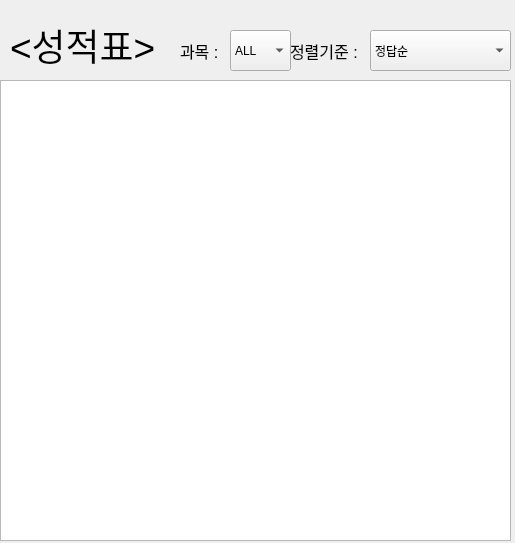
<?xml version="1.0" encoding="UTF-8"?>
<ui version="4.0">
 <class>grade_window</class>
 <widget class="QDialog" name="grade_window">
  <property name="geometry">
   <rect>
    <x>0</x>
    <y>0</y>
    <width>515</width>
    <height>543</height>
   </rect>
  </property>
  <property name="windowTitle">
   <string>Dialog</string>
  </property>
  <widget class="QListWidget" name="grade_list">
   <property name="geometry">
    <rect>
     <x>0</x>
     <y>80</y>
     <width>511</width>
     <height>461</height>
    </rect>
   </property>
   <property name="font">
    <font>
     <pointsize>16</pointsize>
    </font>
   </property>
   <property name="toolTip">
    <string>&lt;html&gt;&lt;head/&gt;&lt;body&gt;&lt;p&gt;성적순으로 정렬 됩니다. &lt;/p&gt;&lt;/body&gt;&lt;/html&gt;</string>
   </property>
  </widget>
  <widget class="QLabel" name="label">
   <property name="geometry">
    <rect>
     <x>10</x>
     <y>10</y>
     <width>161</width>
     <height>71</height>
    </rect>
   </property>
   <property name="font">
    <font>
     <pointsize>28</pointsize>
    </font>
   </property>
   <property name="text">
    <string>&lt;성적표&gt;</string>
   </property>
  </widget>
  <widget class="QComboBox" name="Sorting">
   <property name="geometry">
    <rect>
     <x>370</x>
     <y>30</y>
     <width>141</width>
     <height>41</height>
    </rect>
   </property>
   <item>
    <property name="text">
     <string>정답순</string>
    </property>
   </item>
   <item>
    <property name="text">
     <string>오답순</string>
    </property>
   </item>
  </widget>
  <widget class="QLabel" name="label_2">
   <property name="geometry">
    <rect>
     <x>290</x>
     <y>40</y>
     <width>81</width>
     <height>21</height>
    </rect>
   </property>
   <property name="font">
    <font>
     <pointsize>12</pointsize>
    </font>
   </property>
   <property name="text">
    <string>정렬기준 :</string>
   </property>
  </widget>
  <widget class="QLabel" name="label_3">
   <property name="geometry">
    <rect>
     <x>180</x>
     <y>40</y>
     <width>51</width>
     <height>21</height>
    </rect>
   </property>
   <property name="font">
    <font>
     <pointsize>12</pointsize>
    </font>
   </property>
   <property name="text">
    <string>과목 :</string>
   </property>
  </widget>
  <widget class="QComboBox" name="subject">
   <property name="geometry">
    <rect>
     <x>230</x>
     <y>30</y>
     <width>61</width>
     <height>41</height>
    </rect>
   </property>
   <item>
    <property name="text">
     <string>ALL</string>
    </property>
   </item>
   <item>
    <property name="text">
     <string>DAY1</string>
    </property>
   </item>
   <item>
    <property name="text">
     <string>DAY2</string>
    </property>
   </item>
   <item>
    <property name="text">
     <string>DAY3</string>
    </property>
   </item>
   <item>
    <property name="text">
     <string>DAY4</string>
    </property>
   </item>
   <item>
    <property name="text">
     <string>DAY5</string>
    </property>
   </item>
   <item>
    <property name="text">
     <string>DAY6</string>
    </property>
   </item>
   <item>
    <property name="text">
     <string>DAY7</string>
    </property>
   </item>
   <item>
    <property name="text">
     <string>DAY8</string>
    </property>
   </item>
  </widget>
 </widget>
 <resources/>
 <connections/>
</ui>
